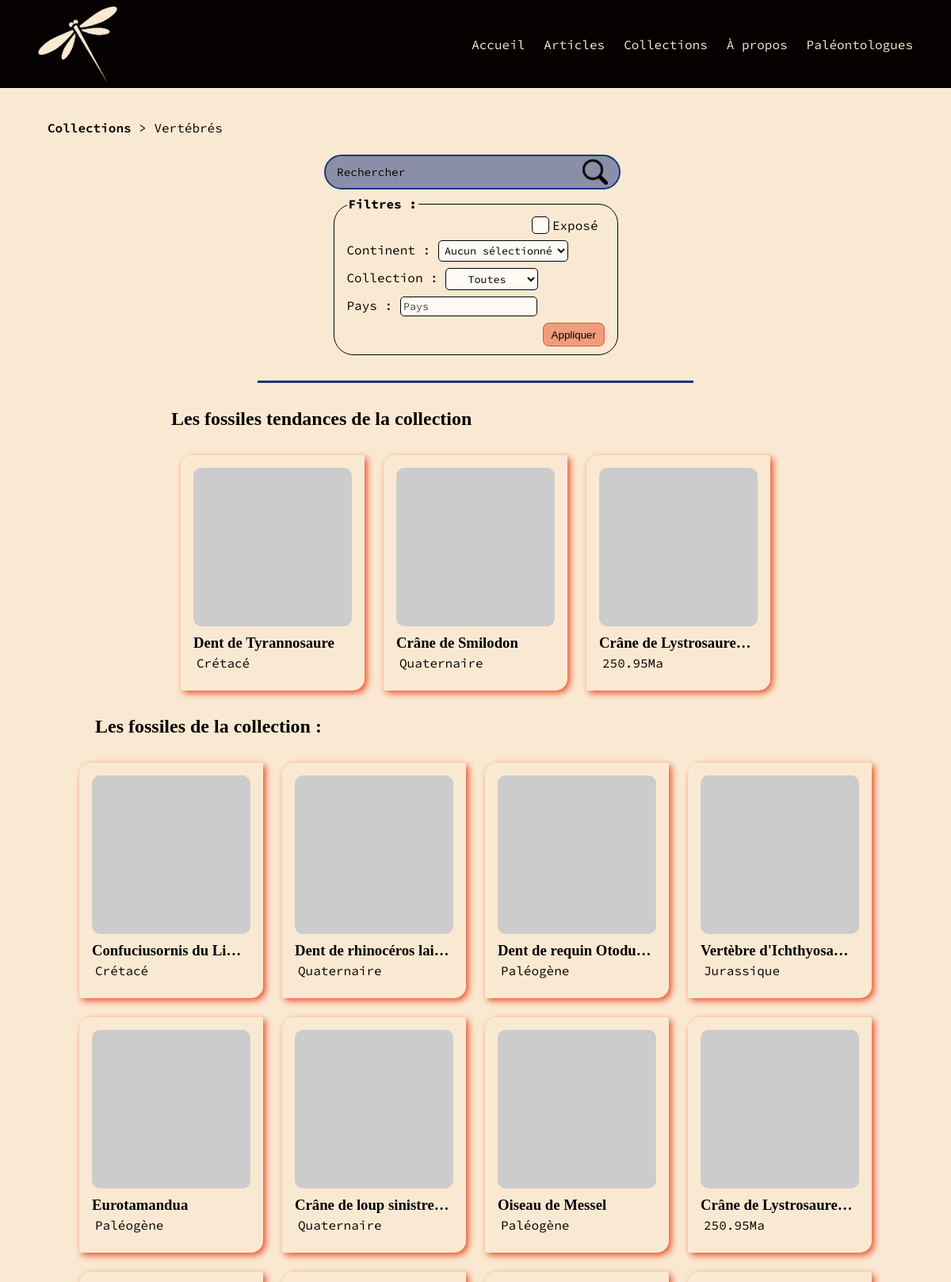
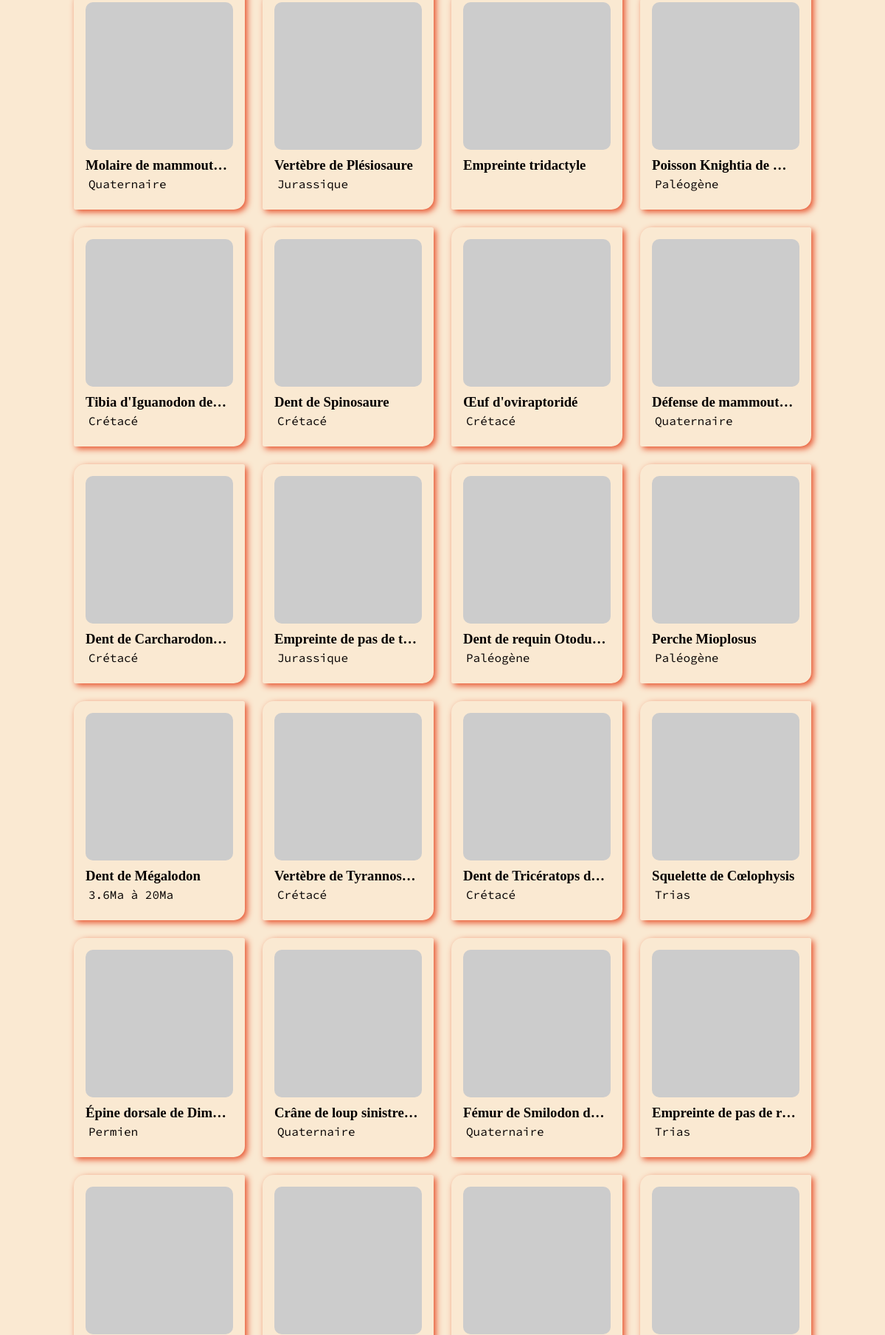
/collection?collection=vertebrates (upper part), run on the app's committed database (2 pictures, top to bottom).
### tables this page shows
CREATE TABLE IF NOT EXISTS fossil (
    id_fossil INT PRIMARY KEY AUTO_INCREMENT,
    fossil_name VARCHAR(50) NOT NULL,
    fossil_description VARCHAR(500) NOT NULL,
    fossil_dating_min DECIMAL(7,3),  
    fossil_dating_max DECIMAL(7,3),
    fossil_researchable BOOL NOT NULL DEFAULT 1,  
    fossil_click INT UNSIGNED NOT NULL DEFAULT 0,
    fossil_added_at DATETIME NOT NULL DEFAULT NOW(),
     
    id_collection INT NOT NULL,
    CONSTRAINT fk_to_gather_fossil_collection
        FOREIGN KEY (id_collection)
        REFERENCES `collection` (id_collection),
    id_fossil_type INT NOT NULL,
    CONSTRAINT fk_to_characterise_fossil_fossil_type
        FOREIGN KEY (id_fossil_type)
        REFERENCES fossil_type (id_fossil_type),
    id_owner INT NOT NULL,
    CONSTRAINT fk_to_own_fossil_owner
        FOREIGN KEY (id_owner)
        REFERENCES `owner` (id_owner),
    id_species INT,  
    CONSTRAINT fk_to_identify_fossil_species
        FOREIGN KEY (id_species)
        REFERENCES species (id_species),
    id_continent INT,  
    CONSTRAINT fk_to_locate_fossil_continent
        FOREIGN KEY (id_continent)
        REFERENCES continent (id_continent),
    id_period INT,  
    CONSTRAINT fk_to_date_fossil_period
        FOREIGN KEY (id_period)
        REFERENCES geological_period (id_period),
    id_extraction_place INT,  
    CONSTRAINT fk_to_extract_fossil_extraction_place
        FOREIGN KEY (id_extraction_place)
        REFERENCES place (id_place),
     id_exhibition_place INT,  
    CONSTRAINT fk_to_display_fossil_exhibition_place
        FOREIGN KEY (id_exhibition_place)
        REFERENCES place (id_place),
     
    CONSTRAINT check_fossil_dating CHECK (fossil_dating_min <= fossil_dating_max)
);

CREATE TABLE IF NOT EXISTS geological_period (
	id_period INT PRIMARY KEY AUTO_INCREMENT,
	period_name VARCHAR(50) NOT NULL UNIQUE,
	period_start DECIMAL(7,3) NOT NULL,
	period_end DECIMAL(7,3) NOT NULL,
     
    CONSTRAINT check_period_start CHECK (period_start >= period_end)
);

### src/Controller/AbstractController.php (called while the page is built, shortened)
<?php
abstract class AbstractController
{
    protected function render(string $template, ?string $title, array $data = []): mixed
    {
       return include __DIR__ . "/../../template/template_" . $template . ".php";
    }
}

### src/Controller/CollectionController.php (called while the page is built, shortened)
<?php
class CollectionController extends AbstractController
{
    private CollectionService $collection_service;
    public function __construct()
    {
        $this->collection_service = new CollectionService;
    }
    public function collection(): mixed
    {
        if (isset($_GET["collection"])){
            $collection = $_GET["collection"];
        }
        $data = $this->collection_service->getFossils($_GET);
        if ($collection == "vertebrates") {
            $data["breadcrumbs"] = "Vertébrés";
            return $this->render('collection', 'Vertébrés - Paléo Curios', $data);
        }
        $data["breadcrumbs"] = "Toutes les Collections";
        return $this->render('collection', 'Toutes les Collections - Paléo Curios', $data);
    }
}

### src/Entity/Fossil.php (called while the page is built, shortened)
<?php
class Fossil
{
    private ?int $id = null;
    private string $name;
    private ?float $dating_min = null;
    private ?float $dating_max = null;
    private ?Period $period = null;
    public function __construct(
        string $name,
        string $description,
        bool $researchable,
        \DateTimeImmutable $added_at,
        Collection $collection,
        FossilType $fossil_type,
        Owner $owner
    )
    {
        $this->name = $name;
    }
    public function getId(): ?int
    {
        return $this->id;
    }
    public function getName(): string
    {
        return $this->name;
    }
    public function getDatingMin(): ?float
    {
        return $this->dating_min;
    }
    public function getDatingMax(): ?float
    {
        return $this->dating_max;
    }
    public function getPeriod(): ?Period
    {
        return $this->period;
    }
    public function setId(?int $id): void
    {
        $this->id = $id;
    }
    public function setDatingMin(?float $dating_min): void
    {
        $this->dating_min = $dating_min;
    }
    public function setDatingMax(?float $dating_max): void
    {
        $this->dating_max = $dating_max;
    }
    public function setPeriod(?Period $period): void
    {
        $this->period = $period;
    }
}

### src/Repository/FossilRepository.php (called while the page is built, shortened)
<?php
class FossilRepository {
    private \PDO $connection;
    public function __construct()
    {
        $this->connection = Mysql::connectBdd();
    }
    public function selectFossilsTrendByCollection(string $getCollection): array
    {
        $fossils = [];
        if (isset($getCollection) && !empty($getCollection)) {
            switch ($getCollection) {
                case ("vertebrates") :
                    $collection = "Vertébrés";
                    break;
            }
        }
        try {
            $stmt = $this->connection->prepare($sql);
            $stmt->bindValue(1, $collection ?? "");
            $stmt->execute();
            $data = $stmt->fetchAll(\PDO::FETCH_ASSOC);
            foreach ($data as $fossil) {
                $fossils[] = Fossil::hydrate($fossil);
            }
        } catch (\PDOException $e) {
            error_log($e->getMessage());
        }
        return $fossils;
    }
    public function selectFossilsByFilters(array $get): array
    {
        $filters = [];
        $bindValues = [];
        if (isset($get["collection"]) && !empty($get["collection"])) {
            switch ($get["collection"]) {
                case ("vertebrates") :
                    $bindValues["collection"] = "Vertébrés";
                    break;
            }
            $filters[] = " col.collection_name = ? ";
        }
        $fossils = [];
        try {
            $count_filters = count($filters);
            if ($count_filters > 0) {
                $filters_sql = " WHERE ";
                $loop = 1;
                foreach ($filters as $value) {
                    $filters_sql .= $value;
                }
            }
            $end_sql = " ORDER BY f.fossil_added_at DESC";
            $sql .= ($filters_sql ?? "") . $end_sql;
            $stmt = $this->connection->prepare($sql);
            if (count($bindValues) > 0) {
                $counter = 1;
                foreach ($bindValues as $value) {
                    $stmt->bindValue($counter, $value);
                    $counter++;
                }
            }
            $stmt->execute();
            $data = $stmt->fetchAll(\PDO::FETCH_ASSOC);
            foreach ($data as $fossil) {
                $fossils[] = Fossil::hydrate($fossil);
            }
        } catch (\PDOException $e) {
            error_log($e->getMessage());
            throw $e;
        }
        return $fossils;
    }
}

### src/Database/Mysql.php (called while the page is built, shortened)
<?php
class Mysql
{
    public static function connectBdd(): \PDO
    {
        $hostValue = $_ENV["DATABASE_HOST"] ?? "localhost";
        $port = $_ENV["DATABASE_PORT"] ?? null;
        $dsn = 'mysql:host=' . $hostValue
            . (!empty($port) ? ';port=' . $port : '')
            . ';dbname=' . $_ENV["DATABASE_NAME"]
            . ';charset=utf8mb4';
        return new \PDO(
            $dsn,
            $_ENV["DATABASE_USERNAME"],
            $_ENV["DATABASE_PASSWORD"],
            [
                \PDO::ATTR_ERRMODE => \PDO::ERRMODE_EXCEPTION,
                \PDO::ATTR_DEFAULT_FETCH_MODE => \PDO::FETCH_ASSOC,
                \PDO::ATTR_EMULATE_PREPARES => false,
            ]
        );
    }
}

### src/Service/CollectionService.php (called while the page is built, shortened)
<?php
class CollectionService
{
    private FossilRepository $fossil_repository;
    public function __construct()
    {
        $this->fossil_repository = new FossilRepository();
    }
    public function getFossils(array $get)
    {
        $data = [];
        if (isset($get)) {
            $data["trend"] = $this->fossil_repository->selectFossilsTrendByCollection($get["collection"]);
            $data["fossils"] = $this->fossil_repository->selectFossilsByFilters($get);
        } else {
            $data["trend"] = $this->fossil_repository->selectAllFossilsTrend();
            $data["fossils"] = $this->fossil_repository->selectAllFossils();
        }
        if (isset($get["collection"]) && !empty($get["collection"])) {
            $data["trend"] = $this->fossil_repository->selectFossilsTrendByCollection($get["collection"]);
        } else {
            $data["trend"] = $this->fossil_repository->selectAllFossilsTrend();
        }
        return $data;
    }
}

### src/Utils/Tools.php (called while the page is built, shortened)
<?php
class Tools
{
    public static function sanitize(string $str): string
    {
        $str = trim($str);
        $str = strip_tags($str);
        $str = htmlspecialchars($str, ENT_NOQUOTES);
        return $str;
    }
}

### src/Entity/Period.php (called while the page is built, shortened)
<?php
class Period
{
    private string $name;
    public function __construct(
        string $name,
        float $start,
        float $end
    )
    {
        $this->name = $name;
    }
    public function getName(): string
    {
        return $this->name;
    }
}

### template/template_collection.php (the view, shortened to what this page needs)
<!DOCTYPE html>
<html lang="fr">
<head>
    <link rel="stylesheet" href="./style/css/main.css">
    <link rel="stylesheet" href="./style/css/collection.css">
</head>
<body>
    <?php include 'component/header.php'?>
    <main>
        <ul class="breadcrumbs">
            <li><a href="/collections">Collections</a></li>
            <li><?= $data["breadcrumbs"] ?? "" ?></li>
        </ul>
        <div>
            <search id="searchbar_filters">
                <div id="searchbar">
                    <input type="search" id="searchbar_input" name="searchbar_input" placeholder="Rechercher" aria-label="Champ de recherche" maxlength="150">
                    <button type="button" aria-label="Bouton de recherche"><img src="./asset/icons/noun-search-2738105.png" alt="Icône de recherche"></button>
                </div>
                <form method="get">
                    <fieldset>
                        <legend>Filtres :</legend>
                        <div>
                            <label for="is_exposed"><div id="custom_checkbox_exposed"></div> Exposé</label>
                        </div>
                        <div>
                            <label for="continent">Continent :</label>
                            <select name="continent" id="continent">
                                <option value="">Aucun sélectionné</option>
                            </select>
                        </div>
                        <div id="dropdown_collection">
                            <label for="collection">Collection :</label>
                            <select name="collection" id="collection">
                                <option value="">Toutes</option>
                            </select>
                        </div>
                        <div>
                            <label for="search_country">Pays :</label>
                            <input type="text" name="search_country" id="search_country" placeholder="Pays" maxlength="50">
                        </div>
                        <button type="submit" id="submit_filters_button" class="sec_link_button">Appliquer</button>
                    </fieldset>
                </form>
            </search>
            <div class="divider"></div>
            <section id="trend_fossils">
                <h2>Les fossiles tendances de la collection</h2>
                <div>
                    <?php foreach ($data["trend"] ?? [] as $fossil): ?>
                        <a href="<?= Tools::sanitize("/fossil?fossil-id=". $fossil->getId()) ?>">
                            <article>
                                <img src="https://placehold.co/200" alt="Photo du fossile">
                                <h3><?= Tools::sanitize($fossil->getName()) ?></h3>
                                <p>
                                    <?php if ($fossil->getPeriod() != null): ?>
                                        <?= Tools::sanitize($fossil->getPeriod()->getName()) ?>
                                    <?php elseif ($fossil->getDatingMin() != null): ?>
                                        <?php if ($fossil->getDatingMin() != $fossil->getDatingMax()): ?>
                                            <?= Tools::sanitize($fossil->getDatingMin() . "Ma à " . $fossil->getDatingMax() . "Ma") ?>
                                        <?php else: ?>
                                            <?= Tools::sanitize($fossil->getDatingMin() . "Ma") ?>
                                        <?php endif ?>
                                    <?php endif ?>
                                </p>
                            </article>
                        </a>
                    <?php endforeach ?>
                </div>
            </section>
        </div>
        <h2 id="collection_fossils_title">Les fossiles de la collection :</h2>
        <div id="collection_fossils">
            <?php foreach ($data["fossils"] ?? [] as $fossil): ?>
                <a href="<?= Tools::sanitize("/fossil?fossil-id=". $fossil->getId()) ?>">
                    <article>
                        <img src="https://placehold.co/200" alt="Photo du fossile">
                        <h3><?= Tools::sanitize($fossil->getName()) ?></h3>
                        <p>
                            <?php if ($fossil->getPeriod() != null): ?>
                                <?= Tools::sanitize($fossil->getPeriod()->getName()) ?>
                            <?php elseif ($fossil->getDatingMin() != null): ?>
                                <?php if ($fossil->getDatingMin() != $fossil->getDatingMax()): ?>
                                    <?= Tools::sanitize($fossil->getDatingMin() . "Ma à " . $fossil->getDatingMax() . "Ma") ?>
                                <?php else: ?>
                                    <?= Tools::sanitize($fossil->getDatingMin() . "Ma") ?>
                                <?php endif ?>
                            <?php endif ?>
                        </p>
                    </article>
                </a>
            <?php endforeach ?>
        </div>
    </main>
</body>
</html>

### data on the page
fossil: fossil_name "Dent de Tyrannosaure", id_period.period_name "Crétacé"
fossil: fossil_name "Crâne de Smilodon", id_period.period_name "Quaternaire"
fossil: fossil_name "Crâne de Lystrosaure…", DatingMin "250.95Ma"
fossil: fossil_name "Confuciusornis du Li…", id_period.period_name "Crétacé"
fossil: fossil_name "Dent de rhinocéros lai…", id_period.period_name "Quaternaire"
fossil: fossil_name "Dent de requin Otodu…", id_period.period_name "Paléogène"
fossil: fossil_name "Vertèbre d'Ichthyosa…", id_period.period_name "Jurassique"
fossil: fossil_name "Eurotamandua", id_period.period_name "Paléogène"
fossil: fossil_name "Crâne de loup sinistre…", id_period.period_name "Quaternaire"
fossil: fossil_name "Oiseau de Messel", id_period.period_name "Paléogène"
fossil: fossil_name "Molaire de mammout…", id_period.period_name "Quaternaire"
fossil: fossil_name "Vertèbre de Plésiosaure", id_period.period_name "Jurassique"
fossil: fossil_name "Empreinte tridactyle"
fossil: fossil_name "Poisson Knightia de…", id_period.period_name "Paléogène"
fossil: fossil_name "Tibia d'Iguanodon de…", id_period.period_name "Crétacé"
fossil: fossil_name "Dent de Spinosaure", id_period.period_name "Crétacé"
fossil: fossil_name "Œuf d'oviraptoridé", id_period.period_name "Crétacé"
fossil: fossil_name "Défense de mammout…", id_period.period_name "Quaternaire"
fossil: fossil_name "Dent de Carcharodon…", id_period.period_name "Crétacé"
fossil: fossil_name "Empreinte de pas de t…", id_period.period_name "Jurassique"
fossil: fossil_name "Dent de requin Otodu…", id_period.period_name "Paléogène"
fossil: fossil_name "Perche Mioplosus", id_period.period_name "Paléogène"
fossil: fossil_name "Dent de Mégalodon", DatingMax "3.6Ma à 20Ma"
fossil: fossil_name "Vertèbre de Tyrannos…", id_period.period_name "Crétacé"
fossil: fossil_name "Dent de Tricératops d…", id_period.period_name "Crétacé"
fossil: fossil_name "Squelette de Cœlophysis", id_period.period_name "Trias"
fossil: fossil_name "Épine dorsale de Dim…", id_period.period_name "Permien"
fossil: fossil_name "Crâne de loup sinistre…", id_period.period_name "Quaternaire"
fossil: fossil_name "Fémur de Smilodon d…", id_period.period_name "Quaternaire"
fossil: fossil_name "Empreinte de pas de r…", id_period.period_name "Trias"

### other printed values
$data["breadcrumbs"] "Vertébrés"
